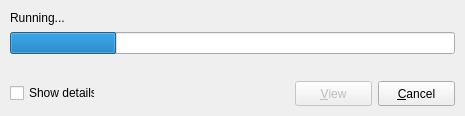
<ui version="4.0" >
 <class>PublishDialogBase</class>
 <widget class="QDialog" name="PublishDialogBase" >
  <property name="windowModality" >
   <enum>Qt::ApplicationModal</enum>
  </property>
  <property name="geometry" >
   <rect>
    <x>0</x>
    <y>0</y>
    <width>465</width>
    <height>116</height>
   </rect>
  </property>
  <property name="sizePolicy" >
   <sizepolicy vsizetype="Preferred" hsizetype="Expanding" >
    <horstretch>0</horstretch>
    <verstretch>0</verstretch>
   </sizepolicy>
  </property>
  <property name="minimumSize" >
   <size>
    <width>465</width>
    <height>116</height>
   </size>
  </property>
  <property name="windowTitle" >
   <string>Publishing...</string>
  </property>
  <property name="sizeGripEnabled" >
   <bool>false</bool>
  </property>
  <widget class="QCheckBox" name="detailsCheckBox_" >
   <property name="geometry" >
    <rect>
     <x>10</x>
     <y>84</y>
     <width>85</width>
     <height>18</height>
    </rect>
   </property>
   <property name="text" >
    <string>Show details</string>
   </property>
  </widget>
  <widget class="QLabel" name="progressLabel_" >
   <property name="geometry" >
    <rect>
     <x>10</x>
     <y>10</y>
     <width>445</width>
     <height>16</height>
    </rect>
   </property>
   <property name="sizePolicy" >
    <sizepolicy vsizetype="Preferred" hsizetype="Expanding" >
     <horstretch>0</horstretch>
     <verstretch>0</verstretch>
    </sizepolicy>
   </property>
   <property name="maximumSize" >
    <size>
     <width>16777215</width>
     <height>51</height>
    </size>
   </property>
   <property name="text" >
    <string>Running...</string>
   </property>
  </widget>
  <widget class="QProgressBar" name="progressBar_" >
   <property name="geometry" >
    <rect>
     <x>10</x>
     <y>32</y>
     <width>445</width>
     <height>22</height>
    </rect>
   </property>
   <property name="value" >
    <number>24</number>
   </property>
   <property name="textVisible" >
    <bool>false</bool>
   </property>
  </widget>
  <widget class="QPushButton" name="viewButton_" >
   <property name="enabled" >
    <bool>false</bool>
   </property>
   <property name="geometry" >
    <rect>
     <x>295</x>
     <y>81</y>
     <width>77</width>
     <height>25</height>
    </rect>
   </property>
   <property name="text" >
    <string>&amp;View</string>
   </property>
  </widget>
  <widget class="QPushButton" name="cancelButton_" >
   <property name="geometry" >
    <rect>
     <x>378</x>
     <y>81</y>
     <width>77</width>
     <height>25</height>
    </rect>
   </property>
   <property name="text" >
    <string>&amp;Cancel</string>
   </property>
  </widget>
 </widget>
 <layoutdefault spacing="6" margin="11" />
 <pixmapfunction>qPixmapFromMimeSource</pixmapfunction>
 <resources/>
 <connections/>
</ui>
